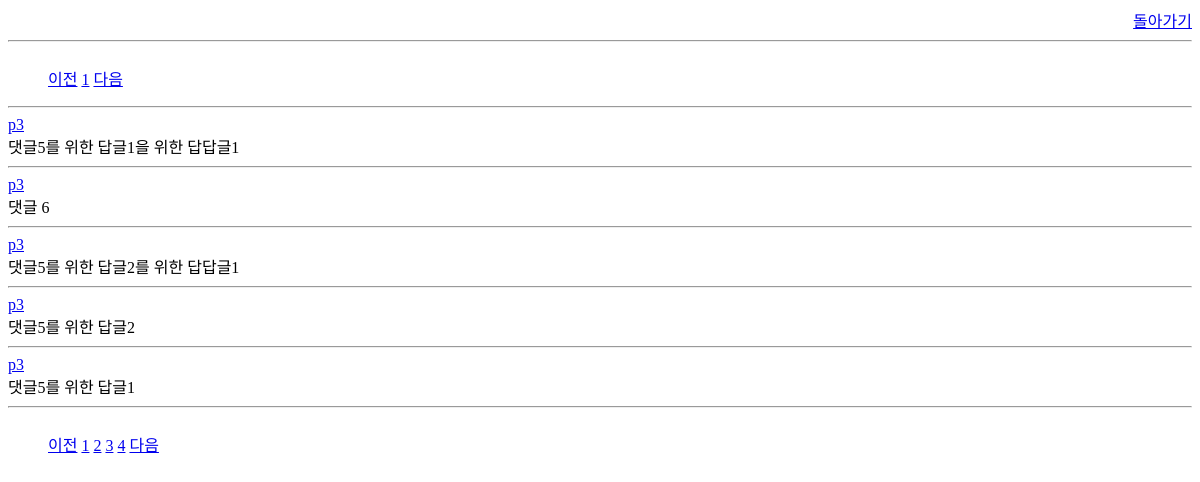
The page /mypage/ (signed in) on the database as committed earlier.
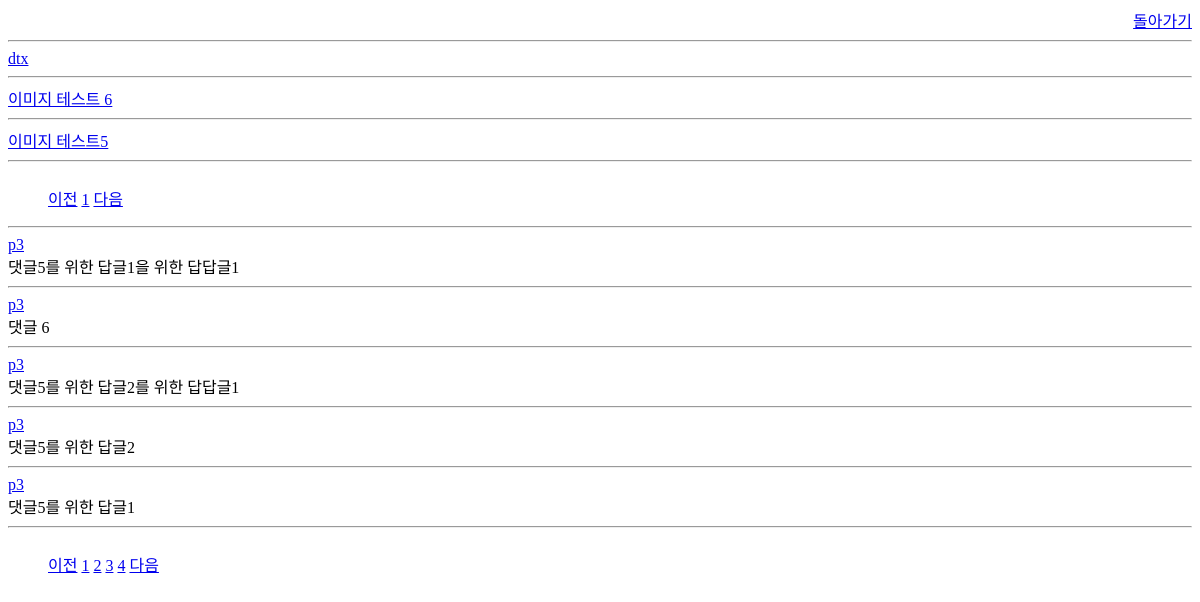
The same page on the database as committed later.
### board/models.py (models this page shows, shortened)
class Reply(models.Model):
    post_id = models.ForeignKey("Post", on_delete=models.CASCADE, db_column="post_id")
    author = models.CharField(max_length=10, null=False)
    contents = models.TextField()
    c_date = models.DateTimeField(auto_now_add=True)
    m_date = models.DateTimeField(auto_now=True)
    re_id = models.ForeignKey("self", on_delete=models.CASCADE, db_column="parent", null=True)
    depth = models.IntegerField(default=0)

class Post(models.Model):
    author = models.CharField(max_length=10, null=False)
    postname = models.CharField(max_length=50, null=False)
    contents = models.TextField()
    c_date = models.DateTimeField(auto_now_add=True)
    m_date = models.DateTimeField(auto_now=True)

### board/views.py (the view)
# urls.py: path('mypage/', board.views.mypage, name='mypage'),
def mypage(request):
    page = request.GET.get('page', '1')
    postlist = Post.objects.filter(author=request.user.get_username()).order_by('-c_date')
    paginator = Paginator(postlist, 5)
    page_obj = paginator.get_page(page)
    rpage = request.GET.get('rpage', '1')
    replylist = Reply.objects.filter(author=request.user.get_username()).order_by('-c_date')
    rpaginator = Paginator(replylist, 5)
    rpage_obj = rpaginator.get_page(rpage)
    context = {'postlist': page_obj, 'replylist': rpage_obj, 'page': page, 'rpage': rpage}
    return render(request, "mypage.html", context)

### board/templates/mypage.html (shortened to what this page needs)
<!DOCTYPE html>
<html lang="en">
<head>
</head>
<body>
<div align="right">
    <a href="/">돌아가기</a>
</div>
<hr>
<table>
    {% for list in postlist %}
    <a href="{% url 'post' list.id %}">{{list.postname}}</a>
    <hr>
    {% endfor %}
</table>
<ul>
    {% if postlist.has_previous %}
    <a href="?page={{postlist.previous_page_number}}&rpage={{rpage}}">이전</a>
    {% else %}
    <a href="#">이전</a>
    {% endif %}
    {% for page_number in postlist.paginator.page_range %}
    {% if page_number == postlist.number %}
    <a href="?page={{page_number}}&rpage={{rpage}}">{{page_number}}</a>
    {% else %}
    <a href="?page={{page_number}}&rpage={{rpage}}">{{page_number}}</a>
    {% endif %}
    {% endfor %}
    {% if postlist.has_next %}
    <a href="?page={{postlist.next_page_number}}&rpage={{rpage}}">다음</a>
    {% else %}
    <a href="#">다음</a>
    {% endif %}
</ul>
<hr>
<table>
    {% for list in replylist %}
    <a href="{% url 'post' list.post_id.id %}">{{list.post_id.postname}}</a>
    <br>
    <hr>
    {% endfor %}
</table>
<ul>
    {% if replylist.has_previous %}
    <a href="?page={{page}}&rpage={{replylist.previous_page_number}}">이전</a>
    {% else %}
    <a href="#">이전</a>
    {% endif %}
    {% for page_number in replylist.paginator.page_range %}
    {% if page_number == replylist.number %}
    <a href="?page={{page}}&rpage={{page_number}}">{{page_number}}</a>
    {% else %}
    <a href="?page={{page}}&rpage={{page_number}}">{{page_number}}</a>
    {% endif %}
    {% endfor %}
    {% if replylist.has_next %}
    <a href="?page={{page}}&rpage={{replylist.next_page_number}}">다음</a>
    {% else %}
    <a href="#">다음</a>
    {% endif %}
</ul>
</body>
</html>

Rows that differ between the two databases and show on the page:
added Post: postname "dtx"
added Post: postname "이미지 테스트 6"
added Post: postname "이미지 테스트5"
